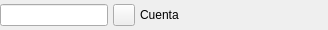
<ui version="4.0" >
 <class>BusquedaCuentaBase</class>
 <widget class="QWidget" name="BusquedaCuentaBase" >
  <property name="geometry" >
   <rect>
    <x>0</x>
    <y>0</y>
    <width>328</width>
    <height>30</height>
   </rect>
  </property>
  <property name="windowTitle" >
   <string>Form1</string>
  </property>
  <layout class="QHBoxLayout" >
   <property name="margin" >
    <number>0</number>
   </property>
   <property name="spacing" >
    <number>5</number>
   </property>
   <item>
    <widget class="QLineEdit" name="mui_codigocuenta" >
     <property name="sizePolicy" >
      <sizepolicy>
       <hsizetype>5</hsizetype>
       <vsizetype>0</vsizetype>
       <horstretch>0</horstretch>
       <verstretch>0</verstretch>
      </sizepolicy>
     </property>
    </widget>
   </item>
   <item>
    <widget class="QToolButton" name="mui_buscar" >
     <property name="minimumSize" >
      <size>
       <width>22</width>
       <height>22</height>
      </size>
     </property>
     <property name="maximumSize" >
      <size>
       <width>22</width>
       <height>22</height>
      </size>
     </property>
     <property name="text" >
      <string/>
     </property>
     <property name="icon" >
      <iconset resource="../../../bulmages.qrc" >:/BulmaCont32x32/images/png/i_cuentas.xpm</iconset>
     </property>
    </widget>
   </item>
   <item>
    <widget class="QLabel" name="mui_nomcuenta" >
     <property name="sizePolicy" >
      <sizepolicy>
       <hsizetype>7</hsizetype>
       <vsizetype>5</vsizetype>
       <horstretch>0</horstretch>
       <verstretch>0</verstretch>
      </sizepolicy>
     </property>
     <property name="text" >
      <string>Cuenta</string>
     </property>
    </widget>
   </item>
  </layout>
 </widget>
 <layoutdefault spacing="0" margin="0" />
 <resources>
  <include location="../../../bulmages.qrc" />
 </resources>
 <connections/>
</ui>
